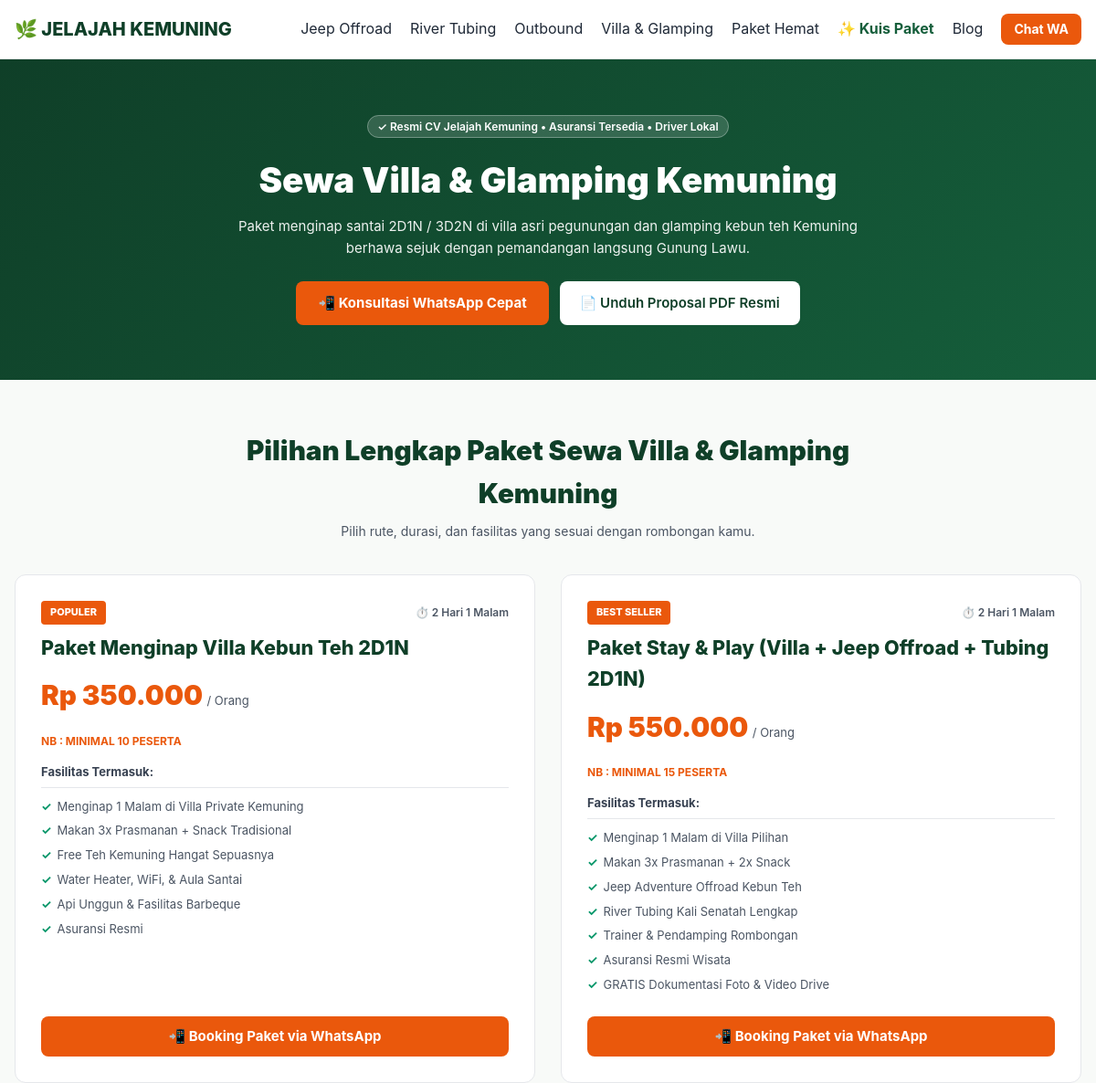
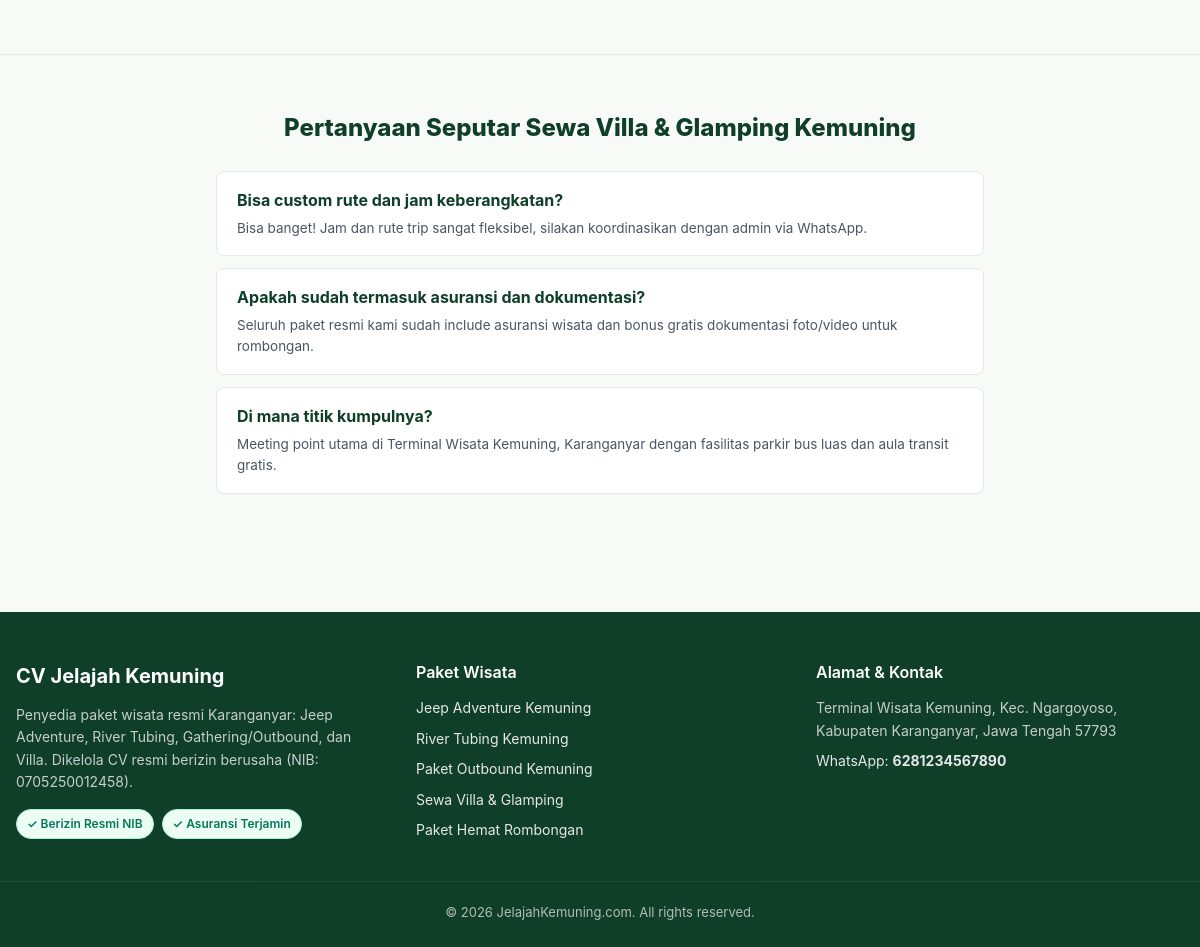
Page /villa-glamping-kemuning/ on the committed database (2 pictures, top to bottom).
### tables this page shows
CREATE TABLE IF NOT EXISTS categories (
    id INTEGER PRIMARY KEY AUTO_INCREMENT,
    name VARCHAR(100) NOT NULL,
    slug VARCHAR(100) NOT NULL UNIQUE,
    description TEXT NULL,
    icon VARCHAR(50) DEFAULT 'fas fa-map-marked-alt',
    created_at TIMESTAMP DEFAULT CURRENT_TIMESTAMP
);

CREATE TABLE IF NOT EXISTS packages (
    id INTEGER PRIMARY KEY AUTO_INCREMENT,
    category_id INTEGER NOT NULL,
    name VARCHAR(200) NOT NULL,
    slug VARCHAR(200) NOT NULL UNIQUE,
    price INTEGER NOT NULL DEFAULT 0,
    price_strike INTEGER DEFAULT 0,
    price_type VARCHAR(50) DEFAULT 'per_orang',
    min_participants INTEGER DEFAULT 1,
    duration VARCHAR(100) NULL,
    badge VARCHAR(50) NULL,
    summary TEXT NULL,
    inclusions TEXT NULL,
    exclusions TEXT NULL,
    itinerary TEXT NULL,
    thumbnail VARCHAR(255) NULL,
    is_active INTEGER DEFAULT 1,
    sort_order INTEGER DEFAULT 0,
    created_at TIMESTAMP DEFAULT CURRENT_TIMESTAMP
);

CREATE TABLE IF NOT EXISTS settings (
    setting_key VARCHAR(100) PRIMARY KEY,
    setting_value TEXT NULL
);

### app/Controllers/PackageController.php (called while the page is built, shortened)
<?php
class PackageController {
    public function getPackageData(string $slug): array {
        $db = Database::getInstance()->getConnection();
        $stmt = $db->prepare("SELECT * FROM categories WHERE slug = :s LIMIT 1");
        $stmt->execute([':s' => $slug]);
        $category = $stmt->fetch(PDO::FETCH_ASSOC);
        $stmt = $db->prepare("SELECT * FROM packages WHERE category_id = :cid AND is_active = 1 ORDER BY sort_order ASC, price ASC");
        $stmt->execute([':cid' => $category['id']]);
        $packages = $stmt->fetchAll(PDO::FETCH_ASSOC);
        return ['category' => $category, 'packages' => $packages];
    }
    public function parseInclusions(?string $inclusions): array {
        $lines = preg_split('/\r\n|\r|\n/', trim($inclusions));
        return array_values(array_filter(array_map('trim', $lines)));
    }
    public function showBySlug(string $slug): void {
        $data = $this->getPackageData($slug);
        $category = $data['category'];
        $packages = $data['packages'];
        require __DIR__ . '/../Views/layouts/header.php';
        require __DIR__ . '/../Views/package-detail.php';
        require __DIR__ . '/../Views/layouts/footer.php';
    }
}

### app/Helpers.php (called while the page is built, shortened)
<?php
class Helpers {
    public static function formatRupiah(int $amount): string {
        return 'Rp ' . number_format($amount, 0, ',', '.');
    }
    public static function getSetting(string $key, string $default = ''): string {
        try {
            $db = Database::getInstance()->getConnection();
            $stmt = $db->prepare("SELECT setting_value FROM settings WHERE setting_key = :k LIMIT 1");
            $stmt->execute([':k' => $key]);
            $val = $stmt->fetchColumn();
            return ($val !== false && $val !== null) ? (string)$val : $default;
        } catch (\Throwable $e) {
            return $default;
        }
    }
    public static function generateWaLink(string $package = '', string $details = ''): string {
        $phone = self::getSetting('no_wa_1', defined('DEFAULT_WA') ? DEFAULT_WA : '6281234567890');
        $text = "Halo Admin Jelajah Kemuning, saya mau konsultasi";
        if (!empty($package)) {
            $text .= " mengenai *$package*";
        }
        if (!empty($details)) {
            $text .= " ($details)";
        }
        $text .= ". Mohon info ketersediaan tanggal dan rincian lengkapnya. Terima kasih!";
        return "https://wa.me/" . preg_replace('/[^0-9]/', '', $phone) . "?text=" . urlencode($text);
    }
    public static function sanitize(string $input): string {
        return htmlspecialchars(trim($input), ENT_QUOTES, 'UTF-8');
    }
}

### app/Views/package-detail.php (the view, shortened to what this page needs)
<div style="background:linear-gradient(135deg, var(--primary) 0%, var(--primary-light) 100%); color:#fff; padding:60px 0;">
    <div class="container" style="text-align:center;">
        <span class="badge-trust" style="background:rgba(255,255,255,0.15); color:#fff; border-color:rgba(255,255,255,0.3);">✓ Resmi CV Jelajah Kemuning • Asuransi Tersedia • Driver Lokal</span>
        <h1 style="font-size:2.4rem; font-weight:900; margin:16px 0 8px;"><?= Helpers::sanitize($category['name']) ?></h1>
        <p style="max-width:700px; margin:0 auto; opacity:0.92; font-size:15px; line-height:1.6;">
            <?= Helpers::sanitize($category['description'] ?? 'Penyedia paket wisata resmi Karanganyar dengan rute terbaik dan fasilitas terlengkap.') ?>
        </p>
        <div style="margin-top:24px; display:flex; justify-content:center; gap:12px; flex-wrap:wrap;">
            <a href="<?= Helpers::generateWaLink($category['name']) ?>" class="btn-accent" style="font-size:15px; padding:12px 24px;">
                📲 Konsultasi WhatsApp Cepat
            </a>
            <a href="/proposal/" class="btn-primary" style="background:#fff; color:var(--primary); font-size:15px; padding:12px 22px;">
                📄 Unduh Proposal PDF Resmi
            </a>
        </div>
    </div>
</div>
<div class="container" style="padding:54px 16px;">
    <div style="text-align:center; max-width:700px; margin:0 auto 36px;">
        <h2 style="font-size:1.85rem; font-weight:900; color:var(--primary); margin-bottom:6px;">
            Pilihan Lengkap Paket <?= Helpers::sanitize($category['name']) ?>
        </h2>
        <p style="color:var(--text-muted); font-size:14px;">Pilih rute, durasi, dan fasilitas yang sesuai dengan rombongan kamu.</p>
    </div>
    <div style="display:grid; grid-template-columns:repeat(auto-fit, minmax(320px, 1fr)); gap:28px;">
        <?php foreach ($packages as $pkg): ?>
        <div class="card-package" style="padding:28px; display:flex; flex-direction:column; justify-content:space-between;">
            <div>
                <div style="display:flex; justify-content:space-between; align-items:center; margin-bottom:8px;">
                    <?php if (!empty($pkg['badge'])): ?>
                    <span style="background:var(--accent); color:#fff; font-size:11px; font-weight:800; padding:4px 10px; border-radius:4px;">
                        <?= Helpers::sanitize($pkg['badge']) ?>
                    </span>
                    <?php else: ?>
                    <span style="background:#ECFDF5; color:#047857; font-size:11px; font-weight:700; padding:4px 8px; border-radius:4px;">
                        TERSEDIA
                    </span>
                    <?php endif; ?>
                    <?php if (!empty($pkg['duration'])): ?>
                    <span style="font-size:12px; font-weight:600; color:var(--text-muted);">⏱️ <?= Helpers::sanitize($pkg['duration']) ?></span>
                    <?php endif; ?>
                </div>
                <h3 style="font-size:1.35rem; font-weight:800; color:var(--primary); margin:8px 0;"><?= Helpers::sanitize($pkg['name']) ?></h3>
                <div style="margin:12px 0 16px;">
                    <span style="font-size:1.85rem; font-weight:900; color:var(--accent);"><?= Helpers::formatRupiah($pkg['price']) ?></span>
                    <span style="font-size:13px; color:var(--text-muted);">/ <?= $pkg['price_type'] === 'per_armada' ? 'Armada (Maks 4 Org)' : 'Orang' ?></span>
                </div>
                <?php if (!empty($pkg['min_participants']) && $pkg['min_participants'] > 1): ?>
                <div style="font-size:12px; color:var(--accent); font-weight:700; margin-bottom:12px;">
                    NB : MINIMAL <?= $pkg['min_participants'] ?> PESERTA
                </div>
                <?php endif; ?>
                <h4 style="font-size:13px; font-weight:700; color:#374151; margin-top:14px; border-bottom:1px solid var(--border); padding-bottom:6px;">Fasilitas Termasuk:</h4>
                <ul style="list-style:none; margin-top:10px; font-size:13px; display:flex; flex-direction:column; gap:6px; color:#4B5563;">
                    <?php
                    $incList = (new PackageController())->parseInclusions($pkg['inclusions'] ?? '');
                    if (empty($incList)): ?>
                        <li style="color:var(--text-muted);">Fasilitas lengkap standar CV Jelajah Kemuning.</li>
                    <?php else:
                        foreach ($incList as $inc): ?>
                        <li style="display:flex; align-items:flex-start; gap:6px;">
                            <span style="color:#059669; font-weight:bold;">✓</span> <span><?= Helpers::sanitize($inc) ?></span>
                        </li>
                    <?php endforeach; endif; ?>
                </ul>
            </div>
            <div style="margin-top:24px;">
                <a href="<?= Helpers::generateWaLink($pkg['name'], Helpers::formatRupiah($pkg['price'])) ?>" class="btn-accent" style="width:100%; justify-content:center; font-size:15px;">
                    📲 Booking Paket via WhatsApp
                </a>
            </div>
        </div>
        <?php endforeach; ?>
    </div>
</div>
<div style="background:#F8FAF8; border-top:1px solid var(--border); padding:54px 0;">
    <div class="container" style="max-width:800px;">
        <h3 style="text-align:center; font-size:1.5rem; font-weight:800; color:var(--primary); margin-bottom:24px;">
            Pertanyaan Seputar <?= Helpers::sanitize($category['name']) ?>
        </h3>
        <div style="display:flex; flex-direction:column; gap:12px;">
            <div style="background:#fff; border:1px solid var(--border); border-radius:8px; padding:16px 20px;">
                <div style="font-weight:700; color:var(--primary); margin-bottom:4px;">Bisa custom rute dan jam keberangkatan?</div>
                <div style="font-size:13.5px; color:var(--text-muted);">Bisa banget! Jam dan rute trip sangat fleksibel, silakan koordinasikan dengan admin via WhatsApp.</div>
            </div>
            <div style="background:#fff; border:1px solid var(--border); border-radius:8px; padding:16px 20px;">
                <div style="font-weight:700; color:var(--primary); margin-bottom:4px;">Apakah sudah termasuk asuransi dan dokumentasi?</div>
                <div style="font-size:13.5px; color:var(--text-muted);">Seluruh paket resmi kami sudah include asuransi wisata dan bonus gratis dokumentasi foto/video untuk rombongan.</div>
            </div>
            <div style="background:#fff; border:1px solid var(--border); border-radius:8px; padding:16px 20px;">
                <div style="font-weight:700; color:var(--primary); margin-bottom:4px;">Di mana titik kumpulnya?</div>
                <div style="font-size:13.5px; color:var(--text-muted);">Meeting point utama di Terminal Wisata Kemuning, Karanganyar dengan fasilitas parkir bus luas dan aula transit gratis.</div>
            </div>
        </div>
    </div>
</div>

### app/Views/layouts/footer.php (shortened to what this page needs)
<footer style="background:#0F3F28; color:#E5E7EB; padding:48px 0 24px; margin-top:64px;">
    <div class="container" style="display:grid; grid-template-columns:repeat(auto-fit, minmax(250px, 1fr)); gap:32px;">
        <div>
            <h3 style="color:#fff; font-size:1.25rem; font-weight:700; margin-bottom:12px;">CV Jelajah Kemuning</h3>
            <p style="font-size:14px; opacity:0.85; line-height:1.6;">Penyedia paket wisata resmi Karanganyar: Jeep Adventure, River Tubing, Gathering/Outbound, dan Villa. Dikelola CV resmi berizin berusaha (NIB: <?= Helpers::getSetting('nib', defined('CV_NIB') ? CV_NIB : '0705250012458') ?>).</p>
            <div style="margin-top:16px; display:flex; gap:8px; flex-wrap:wrap;">
                <span class="badge-trust">✓ Berizin Resmi NIB</span>
                <span class="badge-trust">✓ Asuransi Terjamin</span>
            </div>
        </div>
        <div>
            <h4 style="color:#fff; font-size:1rem; font-weight:600; margin-bottom:12px;">Paket Wisata</h4>
            <ul style="list-style:none; font-size:14px; display:flex; flex-direction:column; gap:8px;">
                <li><a href="/jeep-adventure-kemuning/">Jeep Adventure Kemuning</a></li>
                <li><a href="/river-tubing-kemuning/">River Tubing Kemuning</a></li>
                <li><a href="/paket-outbound-kemuning/">Paket Outbound Kemuning</a></li>
                <li><a href="/villa-glamping-kemuning/">Sewa Villa & Glamping</a></li>
                <li><a href="/paket-hemat-jeep-kemuning/">Paket Hemat Rombongan</a></li>
            </ul>
        </div>
        <div>
            <h4 style="color:#fff; font-size:1rem; font-weight:600; margin-bottom:12px;">Alamat & Kontak</h4>
            <p style="font-size:14px; opacity:0.85;">Terminal Wisata Kemuning, Kec. Ngargoyoso, Kabupaten Karanganyar, Jawa Tengah 57793</p>
            <p style="font-size:14px; margin-top:8px;">WhatsApp: <strong><?= Helpers::getSetting('no_wa_1', defined('DEFAULT_WA') ? DEFAULT_WA : '081234567890') ?></strong></p>
        </div>
    </div>
    <div class="container" style="margin-top:40px; padding-top:20px; border-top:1px solid rgba(255,255,255,0.1); text-align:center; font-size:13px; opacity:0.75;">
        &copy; <?= date('Y') ?> JelajahKemuning.com. All rights reserved.
    </div>
</footer>
</body>
</html>

### rows in the picture
categories: name "Sewa Villa & Glamping Kemuning", description "Paket menginap santai 2D1N / 3D2N di villa asri pegunungan dan glamping kebun teh Kemuning berhawa sejuk dengan pemandangan langsung Gunung Lawu."
packages: badge "POPULER", duration "2 Hari 1 Malam", name "Paket Menginap Villa Kebun Teh 2D1N", price "Rp 350.000", price_type "Orang", min_participants "10", inclusions "Menginap 1 Malam di Villa Private Kemuning", inclusions "Makan 3x Prasmanan + Snack Tradisional", inclusions "Free Teh Kemuning Hangat Sepuasnya", inclusions "Water Heater, WiFi, & Aula Santai", inclusions "Api Unggun & Fasilitas Barbeque", inclusions "Asuransi Resmi"
packages: badge "BEST SELLER", duration "2 Hari 1 Malam", name "Paket Stay & Play (Villa + Jeep Offroad + Tubing 2D1N)", price "Rp 550.000", price_type "Orang", min_participants "15", inclusions "Menginap 1 Malam di Villa Pilihan", inclusions "Makan 3x Prasmanan + 2x Snack", inclusions "Jeep Adventure Offroad Kebun Teh", inclusions "River Tubing Kali Senatah Lengkap", inclusions "Trainer & Pendamping Rombongan", inclusions "Asuransi Resmi Wisata", inclusions "GRATIS Dokumentasi Foto & Video Drive"
settings: setting_value "0705250012458"
settings: setting_value "6281234567890"
